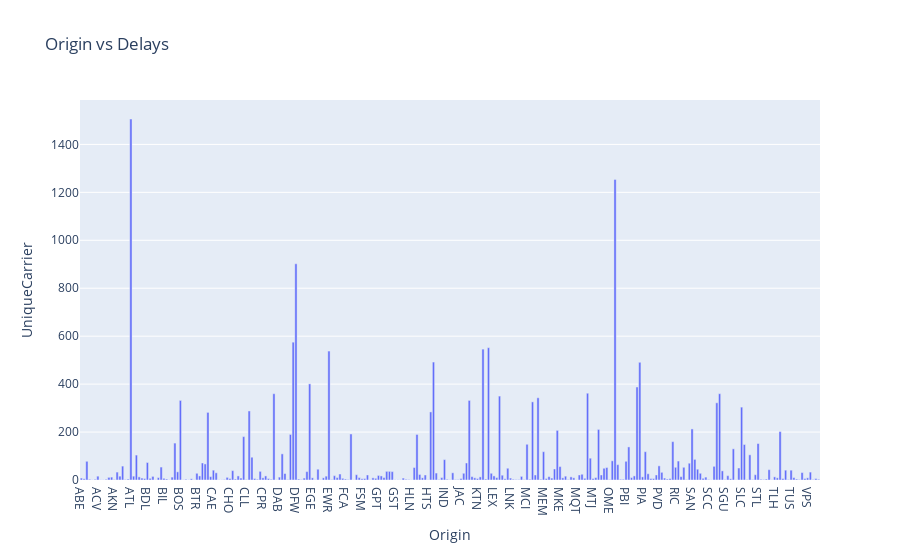

Notebook cell for this chart:
### Code cell
fig = pe.bar(train_df.query("dep_delayed_15min=='Y'").groupby('Origin', observed=True)['UniqueCarrier'].count().reset_index(), x='Origin', y='UniqueCarrier', title='Origin vs Delays')
fig.show() #ATL, DFW, ORD

### Figure 1 — Plotly figure (JSON) as saved in the notebook; plotly's stock layout.template omitted (floating-point values rounded to 4 significant figures; data arrays with more than 128 entries replaced by an {"elided": "..."} marker saying what was removed)
{"data": [{"alignmentgroup": "True", "hovertemplate": "Origin=%{x}<br>UniqueCarrier=%{y}<extra></extra>", "legendgroup": "", "marker": {"color": "#636efa", "pattern": {"shape": ""}}, "name": "", "offsetgroup": "", "orientation": "v", "showlegend": false, "textposition": "auto", "type": "bar", "x": {"elided": "269 str values"}, "xaxis": "x", "y": {"elided": "269 int values"}, "yaxis": "y"}], "layout": {"barmode": "relative", "legend": {"tracegroupgap": 0}, "title": {"text": "Origin vs Delays"}, "xaxis": {"anchor": "y", "domain": [0, 1], "title": {"text": "Origin"}}, "yaxis": {"anchor": "x", "domain": [0, 1], "title": {"text": "UniqueCarrier"}}}}
